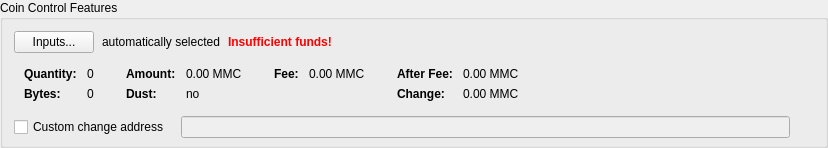
    <widget class="QGroupBox" name="groupBoxCoinControl">
     <property name="title">
      <string>Coin Control Features</string>
     </property>
     <layout class="QVBoxLayout" name="verticalLayout_4">
      <property name="bottomMargin">
       <number>6</number>
      </property>
      <item>
       <layout class="QVBoxLayout" name="verticalLayoutCoinControl" stretch="0,0,0,1">
        <property name="spacing">
         <number>0</number>
        </property>
        <property name="leftMargin">
         <number>0</number>
        </property>
        <property name="topMargin">
         <number>0</number>
        </property>
        <item>
         <layout class="QHBoxLayout" name="horizontalLayoutCoinControl2" stretch="0,0,0,0">
          <property name="spacing">
           <number>8</number>
          </property>
          <property name="bottomMargin">
           <number>10</number>
          </property>
          <item>
           <widget class="QPushButton" name="pushButtonCoinControl">
            <property name="styleSheet">
             <string notr="true"/>
            </property>
            <property name="text">
             <string>Inputs...</string>
            </property>
            <property name="autoDefault">
             <bool>false</bool>
            </property>
           </widget>
          </item>
          <item>
           <widget class="QLabel" name="labelCoinControlAutomaticallySelected">
            <property name="text">
             <string>automatically selected</string>
            </property>
            <property name="margin">
             <number>5</number>
            </property>
           </widget>
          </item>
          <item>
           <widget class="QLabel" name="labelCoinControlInsuffFunds">
            <property name="font">
             <font>
              <weight>75</weight>
              <bold>true</bold>
             </font>
            </property>
            <property name="styleSheet">
             <string notr="true">color:red;font-weight:bold;</string>
            </property>
            <property name="text">
             <string>Insufficient funds!</string>
            </property>
            <property name="margin">
             <number>5</number>
            </property>
           </widget>
          </item>
          <item>
           <spacer name="horizontalSpacerCoinControl">
            <property name="orientation">
             <enum>Qt::Horizontal</enum>
            </property>
            <property name="sizeHint" stdset="0">
             <size>
              <width>40</width>
              <height>1</height>
             </size>
            </property>
           </spacer>
          </item>
         </layout>
        </item>
        <item>
         <widget class="QWidget" name="widgetCoinControl" native="true">
          <property name="sizePolicy">
           <sizepolicy hsizetype="Preferred" vsizetype="Preferred">
            <horstretch>0</horstretch>
            <verstretch>0</verstretch>
           </sizepolicy>
          </property>
          <property name="minimumSize">
           <size>
            <width>0</width>
            <height>0</height>
           </size>
          </property>
          <property name="styleSheet">
           <string notr="true"/>
          </property>
          <layout class="QHBoxLayout" name="horizontalLayoutCoinControl5">
           <property name="leftMargin">
            <number>0</number>
           </property>
           <property name="topMargin">
            <number>0</number>
           </property>
           <property name="rightMargin">
            <number>0</number>
           </property>
           <property name="bottomMargin">
            <number>0</number>
           </property>
           <item>
            <layout class="QHBoxLayout" name="horizontalLayoutCoinControl3" stretch="0,0,0,1">
             <property name="spacing">
              <number>20</number>
             </property>
             <property name="topMargin">
              <number>0</number>
             </property>
             <property name="bottomMargin">
              <number>10</number>
             </property>
             <item>
              <layout class="QFormLayout" name="formLayoutCoinControl1">
               <property name="horizontalSpacing">
                <number>10</number>
               </property>
               <property name="verticalSpacing">
                <number>6</number>
               </property>
               <property name="leftMargin">
                <number>10</number>
               </property>
               <property name="topMargin">
                <number>4</number>
               </property>
               <property name="rightMargin">
                <number>6</number>
               </property>
               <item row="0" column="0">
                <widget class="QLabel" name="labelCoinControlQuantityText">
                 <property name="font">
                  <font>
                   <weight>75</weight>
                   <bold>true</bold>
                  </font>
                 </property>
                 <property name="text">
                  <string>Quantity:</string>
                 </property>
                 <property name="margin">
                  <number>0</number>
                 </property>
                </widget>
               </item>
               <item row="0" column="1">
                <widget class="QLabel" name="labelCoinControlQuantity">
                 <property name="cursor">
                  <cursorShape>IBeamCursor</cursorShape>
                 </property>
                 <property name="contextMenuPolicy">
                  <enum>Qt::ActionsContextMenu</enum>
                 </property>
                 <property name="text">
                  <string notr="true">0</string>
                 </property>
                 <property name="margin">
                  <number>0</number>
                 </property>
                 <property name="textInteractionFlags">
                  <set>Qt::LinksAccessibleByMouse|Qt::TextSelectableByKeyboard|Qt::TextSelectableByMouse</set>
                 </property>
                </widget>
               </item>
               <item row="1" column="0">
                <widget class="QLabel" name="labelCoinControlBytesText">
                 <property name="font">
                  <font>
                   <weight>75</weight>
                   <bold>true</bold>
                  </font>
                 </property>
                 <property name="text">
                  <string>Bytes:</string>
                 </property>
                </widget>
               </item>
               <item row="1" column="1">
                <widget class="QLabel" name="labelCoinControlBytes">
                 <property name="cursor">
                  <cursorShape>IBeamCursor</cursorShape>
                 </property>
                 <property name="contextMenuPolicy">
                  <enum>Qt::ActionsContextMenu</enum>
                 </property>
                 <property name="text">
                  <string notr="true">0</string>
                 </property>
                 <property name="textInteractionFlags">
                  <set>Qt::LinksAccessibleByMouse|Qt::TextSelectableByKeyboard|Qt::TextSelectableByMouse</set>
                 </property>
                </widget>
               </item>
              </layout>
             </item>
             <item>
              <layout class="QFormLayout" name="formLayoutCoinControl2">
               <property name="horizontalSpacing">
                <number>10</number>
               </property>
               <property name="verticalSpacing">
                <number>6</number>
               </property>
               <property name="leftMargin">
                <number>6</number>
               </property>
               <property name="topMargin">
                <number>4</number>
               </property>
               <property name="rightMargin">
                <number>6</number>
               </property>
               <item row="0" column="0">
                <widget class="QLabel" name="labelCoinControlAmountText">
                 <property name="font">
                  <font>
                   <weight>75</weight>
                   <bold>true</bold>
                  </font>
                 </property>
                 <property name="text">
                  <string>Amount:</string>
                 </property>
                 <property name="margin">
                  <number>0</number>
                 </property>
                </widget>
               </item>
               <item row="0" column="1">
                <widget class="QLabel" name="labelCoinControlAmount">
                 <property name="cursor">
                  <cursorShape>IBeamCursor</cursorShape>
                 </property>
                 <property name="contextMenuPolicy">
                  <enum>Qt::ActionsContextMenu</enum>
                 </property>
                 <property name="text">
                  <string notr="true">0.00 MMC</string>
                 </property>
                 <property name="textInteractionFlags">
                  <set>Qt::LinksAccessibleByMouse|Qt::TextSelectableByKeyboard|Qt::TextSelectableByMouse</set>
                 </property>
                </widget>
               </item>
               <item row="1" column="0">
                <widget class="QLabel" name="labelCoinControlLowOutputText">
                 <property name="font">
                  <font>
                   <weight>75</weight>
                   <bold>true</bold>
                  </font>
                 </property>
                 <property name="text">
                  <string>Dust:</string>
                 </property>
                </widget>
               </item>
               <item row="1" column="1">
                <widget class="QLabel" name="labelCoinControlLowOutput">
                 <property name="cursor">
                  <cursorShape>IBeamCursor</cursorShape>
                 </property>
                 <property name="contextMenuPolicy">
                  <enum>Qt::ActionsContextMenu</enum>
                 </property>
                 <property name="text">
                  <string notr="true">no</string>
                 </property>
                 <property name="textInteractionFlags">
                  <set>Qt::LinksAccessibleByMouse|Qt::TextSelectableByKeyboard|Qt::TextSelectableByMouse</set>
                 </property>
                </widget>
               </item>
              </layout>
             </item>
             <item>
              <layout class="QFormLayout" name="formLayoutCoinControl3">
               <property name="horizontalSpacing">
                <number>10</number>
               </property>
               <property name="verticalSpacing">
                <number>6</number>
               </property>
               <property name="leftMargin">
                <number>6</number>
               </property>
               <property name="topMargin">
                <number>4</number>
               </property>
               <property name="rightMargin">
                <number>6</number>
               </property>
               <item row="0" column="0">
                <widget class="QLabel" name="labelCoinControlFeeText">
                 <property name="font">
                  <font>
                   <weight>75</weight>
                   <bold>true</bold>
                  </font>
                 </property>
                 <property name="text">
                  <string>Fee:</string>
                 </property>
                 <property name="margin">
                  <number>0</number>
                 </property>
                </widget>
               </item>
               <item row="0" column="1">
                <widget class="QLabel" name="labelCoinControlFee">
                 <property name="cursor">
                  <cursorShape>IBeamCursor</cursorShape>
                 </property>
                 <property name="contextMenuPolicy">
                  <enum>Qt::ActionsContextMenu</enum>
                 </property>
                 <property name="text">
                  <string notr="true">0.00 MMC</string>
                 </property>
                 <property name="textInteractionFlags">
                  <set>Qt::LinksAccessibleByMouse|Qt::TextSelectableByKeyboard|Qt::TextSelectableByMouse</set>
                 </property>
                </widget>
               </item>
              </layout>
             </item>
             <item>
              <layout class="QFormLayout" name="formLayoutCoinControl4">
               <property name="horizontalSpacing">
                <number>10</number>
               </property>
               <property name="verticalSpacing">
                <number>6</number>
               </property>
               <property name="leftMargin">
                <number>6</number>
               </property>
               <property name="topMargin">
                <number>4</number>
               </property>
               <property name="rightMargin">
                <number>6</number>
               </property>
               <item row="0" column="0">
                <widget class="QLabel" name="labelCoinControlAfterFeeText">
                 <property name="font">
                  <font>
                   <weight>75</weight>
                   <bold>true</bold>
                  </font>
                 </property>
                 <property name="text">
                  <string>After Fee:</string>
                 </property>
                 <property name="margin">
                  <number>0</number>
                 </property>
                </widget>
               </item>
               <item row="0" column="1">
                <widget class="QLabel" name="labelCoinControlAfterFee">
                 <property name="cursor">
                  <cursorShape>IBeamCursor</cursorShape>
                 </property>
                 <property name="contextMenuPolicy">
                  <enum>Qt::ActionsContextMenu</enum>
                 </property>
                 <property name="text">
                  <string notr="true">0.00 MMC</string>
                 </property>
                 <property name="textInteractionFlags">
                  <set>Qt::LinksAccessibleByMouse|Qt::TextSelectableByKeyboard|Qt::TextSelectableByMouse</set>
                 </property>
                </widget>
               </item>
               <item row="1" column="0">
                <widget class="QLabel" name="labelCoinControlChangeText">
                 <property name="font">
                  <font>
                   <weight>75</weight>
                   <bold>true</bold>
                  </font>
                 </property>
                 <property name="text">
                  <string>Change:</string>
                 </property>
                </widget>
               </item>
               <item row="1" column="1">
                <widget class="QLabel" name="labelCoinControlChange">
                 <property name="cursor">
                  <cursorShape>IBeamCursor</cursorShape>
                 </property>
                 <property name="contextMenuPolicy">
                  <enum>Qt::ActionsContextMenu</enum>
                 </property>
                 <property name="text">
                  <string notr="true">0.00 MMC</string>
                 </property>
                 <property name="textInteractionFlags">
                  <set>Qt::LinksAccessibleByMouse|Qt::TextSelectableByKeyboard|Qt::TextSelectableByMouse</set>
                 </property>
                </widget>
               </item>
              </layout>
             </item>
            </layout>
           </item>
          </layout>
         </widget>
        </item>
        <item>
         <layout class="QHBoxLayout" name="horizontalLayoutCoinControl4" stretch="0,0,0">
          <property name="spacing">
           <number>12</number>
          </property>
          <property name="sizeConstraint">
           <enum>QLayout::SetDefaultConstraint</enum>
          </property>
          <property name="topMargin">
           <number>5</number>
          </property>
          <property name="rightMargin">
           <number>5</number>
          </property>
          <item>
           <widget class="QCheckBox" name="checkBoxCoinControlChange">
            <property name="toolTip">
             <string>If this is activated, but the change address is empty or invalid, change will be sent to a newly generated address.</string>
            </property>
            <property name="text">
             <string>Custom change address</string>
            </property>
           </widget>
          </item>
          <item>
           <widget class="QValidatedLineEdit" name="lineEditCoinControlChange">
            <property name="enabled">
             <bool>false</bool>
            </property>
            <property name="sizePolicy">
             <sizepolicy hsizetype="Expanding" vsizetype="Fixed">
              <horstretch>0</horstretch>
              <verstretch>0</verstretch>
             </sizepolicy>
            </property>
           </widget>
          </item>
          <item>
           <widget class="QLabel" name="labelCoinControlChangeLabel">
            <property name="sizePolicy">
             <sizepolicy hsizetype="Preferred" vsizetype="Expanding">
              <horstretch>0</horstretch>
              <verstretch>0</verstretch>
             </sizepolicy>
            </property>
            <property name="minimumSize">
             <size>
              <width>0</width>
              <height>0</height>
             </size>
            </property>
            <property name="text">
             <string/>
            </property>
            <property name="margin">
             <number>3</number>
            </property>
           </widget>
          </item>
         </layout>
        </item>
        <item>
         <spacer name="verticalSpacerCoinControl">
          <property name="orientation">
           <enum>Qt::Vertical</enum>
          </property>
          <property name="sizeHint" stdset="0">
           <size>
            <width>800</width>
            <height>1</height>
           </size>
          </property>
         </spacer>
        </item>
       </layout>
      </item>
     </layout>
    </widget>
